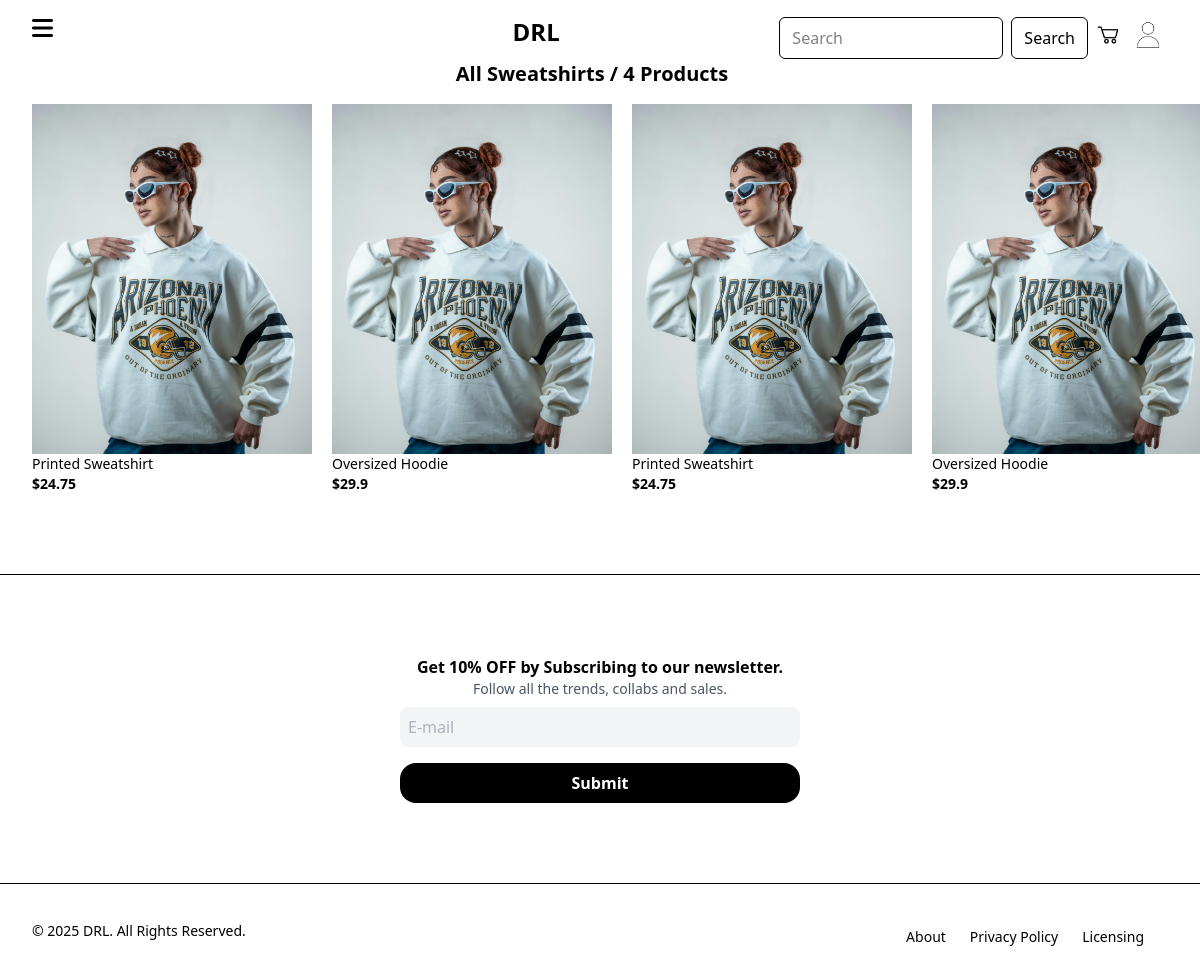
/sweatshirts, run on the app's committed database.
### main.py (models this page shows, shortened)
class Product(db.Model):
    id: Mapped[int] = mapped_column(Integer, primary_key=True)
    name: Mapped[str] = mapped_column(String(250), unique=False, nullable=False)
    description: Mapped[str] = mapped_column(String(250), unique=False)
    category: Mapped[str] = mapped_column(String(250), nullable=False)
    gender: Mapped[str] = mapped_column(String(250), nullable=False)
    slug: Mapped[str] = mapped_column(String(250), nullable=False)
    img: Mapped[str] = mapped_column(String(500), nullable=False)
    price: Mapped[float] = mapped_column(Float, nullable=False)
    size: Mapped[str] = mapped_column(String(250), nullable=False)

### main.py (the view)
@app.route('/sweatshirts')
def sweatshirts():
    result = db.session.execute(db.select(Product).where(Product.category == "sweatshirts"))
    all_sweathsirts = result.scalars().all()
    if all_sweathsirts:
        return render_template('./sweatshirts.html', product_list=all_sweathsirts)
    else:
        return render_template("./sweatshirts.html")

### templates/sweatshirts.html
{% include 'base.html' %}
{% include 'navbar.html' %}
<h2 class="text-center font-bold text-xl mr-24 ml-20 mb-4">All Sweatshirts / {{product_list|length}} Products</h2>
{% if product_list %}
        {% include 'product_card.html' %}
    {% else %}
        <h2 class="font-bold text-xl text-center">No product found.</h2>
    {% endif %}
{% include 'footer.html' %}

### templates/product_card.html (shortened to what this page needs)
{% include 'base.html' %}
<div class="grid grid-cols-1 sm:grid-cols-2 lg:grid-cols-4 ">
    {% for product in product_list %}
    <a href="{{url_for('product_showcase', product_id=product.id)}}">
        <div class="w-70 ml-8 cursor-pointer">
        <div class="img">
            <img src="{{product.img}}" class="cursor-pointer transition hover:opacity-50" />
        </div>
        <div>
            <div>
                <p class="text-sm"> {{product.name}} </p>
                <p class="font-bold text-sm">${{product.price}}</p>
            </div>
        </div>
    </div>
    </a>
{% endfor %}
</div>

### data on the page
Product: img (picture), name "Printed Sweatshirt", price "24.75"
Product: img (picture), name "Oversized Hoodie", price "29.9"
Product: img (picture), name "Printed Sweatshirt", price "24.75"
Product: img (picture), name "Oversized Hoodie", price "29.9"

### other printed values
{{ product_list|length }} "4"
